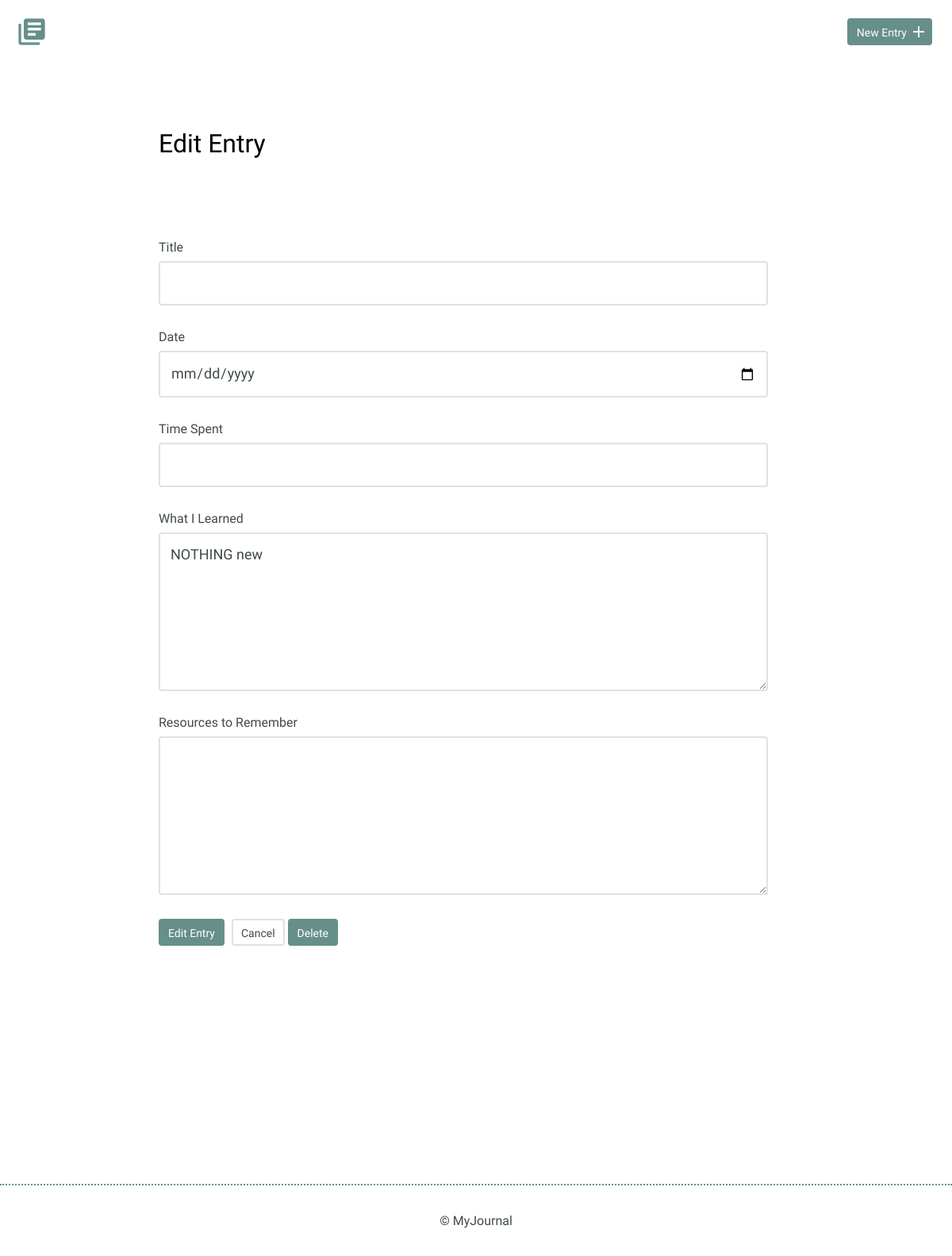
The page /edit.php?id=16 on the database as committed earlier.
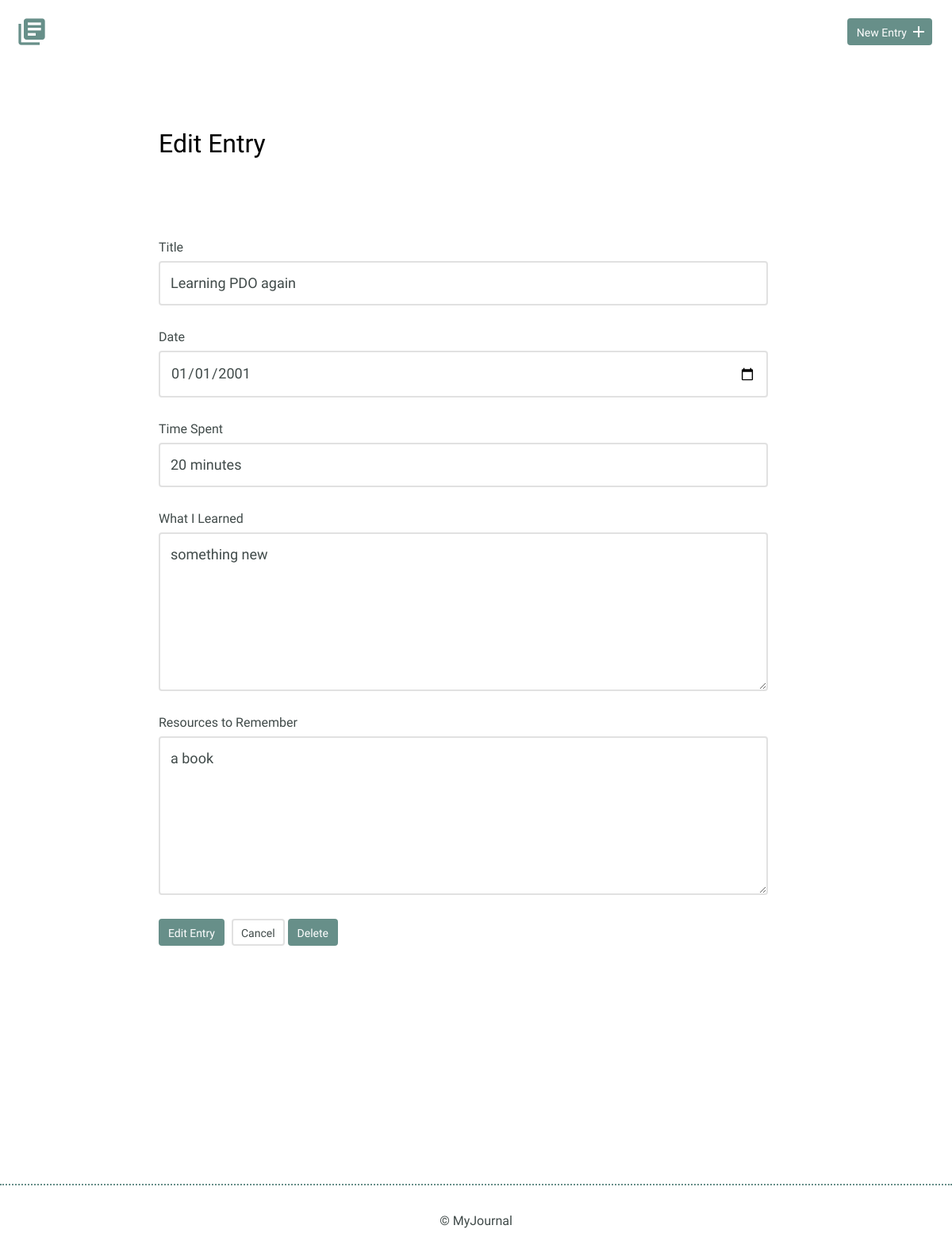
The same page on the database as committed later.
### tables this page shows
CREATE TABLE "entries" (
	`id`	INTEGER,
	`title`	TEXT,
	`date`	TEXT,
	`time_spent`	INTEGER,
	`learned`	BLOB,
	`resources`	BLOB,
	PRIMARY KEY(`id`)
);

### edit.php (the view, shortened to what this page needs)
<?php
if(isset($_GET['id'])) {
    $id = filter_input(INPUT_GET,'id',FILTER_SANITIZE_NUMBER_INT);
    $entry = get_entry($id);
}
function get_entry($id){
include("inc/connection.php");
$sql = 'SELECT * FROM entries WHERE id = ?';
    try {
        $results = $db->prepare($sql);
        $results->bindParam(1, $id, PDO::PARAM_INT);
        $results->execute();
    } catch (Exception $e) {
        echo "Error!: " . $e->getMessage() . "</br>";
        return false;
    }
    return $results->fetch();
  }
include("inc/header.php");
?>
<section>
    <div class="container">
        <div class="edit-entry">
            <h2>Edit Entry</h2>
            <form class="edit-entry" method="post" action="edit.php">
                <label for="title"> Title</label>
                <input id="title" type="text" name="title" value="<?php if(isset($entry['title'])) { echo $entry['title'];}?>"><br>
                <label for="date">Date</label>
                <input id="date" type="date" name="date" value="<?php if(isset($entry['date'])) { echo $entry['date'];}?>"><br>
                <label for="time-spent"> Time Spent</label>
                <input id="time-spent" type="text" name="timeSpent" value="<?php if(isset($entry['time_spent'])) { echo $entry['time_spent'];}?>"><br>
                <label for="what-i-learned">What I Learned</label>
                <textarea id="what-i-learned" rows="5" name="whatILearned"><?php if(isset($entry['learned'])) { echo $entry['learned'];}?></textarea>
                <label for="resources-to-remember">Resources to Remember</label>
                <textarea id="resources-to-remember" rows="5" name="ResourcesToRemember"><?php if(isset($entry['resources'])) { echo $entry['resources'];}?></textarea>
                <input type="submit" value="Edit Entry" class="button">
                <a href="#" class="button button-secondary">Cancel</a>
                <?php
                    echo "<form method='post' action='edit.php'>\n";
                    echo "<input type='submit' class='button' value='Delete' />\n";
                ?>
            </form>
        </div>
    </div>
</section>
<?php include("inc/footer.php"); ?>

Rows that differ between the two databases and show on the page:
changed entries: title (not shown) → "Learning PDO again"; date (not shown) → "01/01/2001"; timeSpent (not shown) → "20 minutes"; whatILearned "NOTHING new" → "something new"; ResourcesToRemember (not shown) → "a book"
